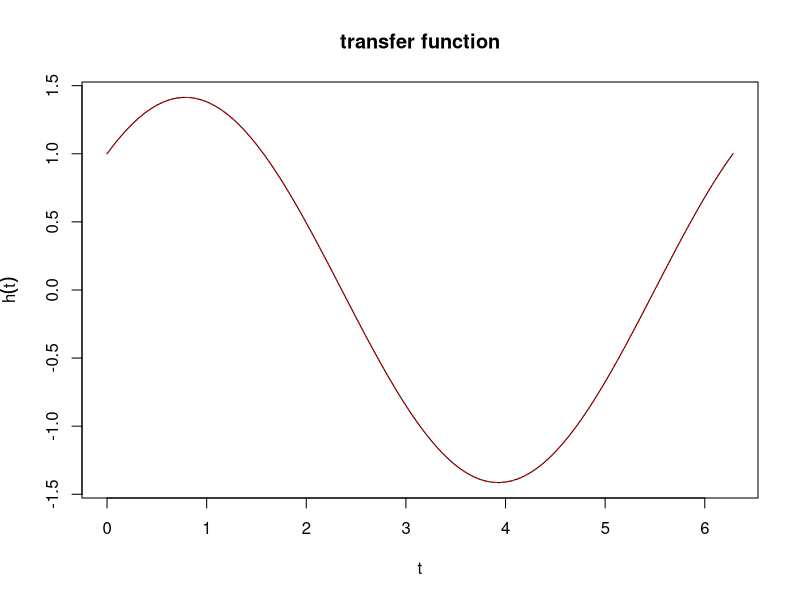

Source code (R):
## ---- chunk 1
library(expm)
library(knitr)
fig.dim <- 5
knitr::opts_chunk$set(fig.height=fig.dim,fig.width=2*fig.dim,fig.align='center')
## ---- chunk 2
A0 <- matrix(c(0,-1,1,0), nrow=2)
B <- matrix(c(1,1), ncol=1)
C <- matrix(c(1,0), nrow=1)
V <- function (tau) { matrix(c(1,tau,0,1-tau), nrow=2) }
Vinv <- function (tau) { matrix(c(1,-tau/(1-tau),0,1/(1-tau)), nrow=2) }
At <- function (tau) { V(tau) %*% A0 %*% Vinv(tau) }
A <- function (tau) { 
    matrix(c(-tau/(1-tau), -(tau^2+(1-tau)^2)/(1-tau), 
             1/(1-tau), tau/(1-tau)), nrow=2) 
}
h <- function (t,tau=0) { C %*% expm(t*A(tau)) %*% B }
## ---- chunk 3
tt <- seq(0,2*pi, length.out=100)
plot(tt, sapply(tt, h), type='l',
     xlab='t', ylab=expression(h(t)), main='transfer function')
lines(tt, sin(tt)+cos(tt), col='red', lty=2)
